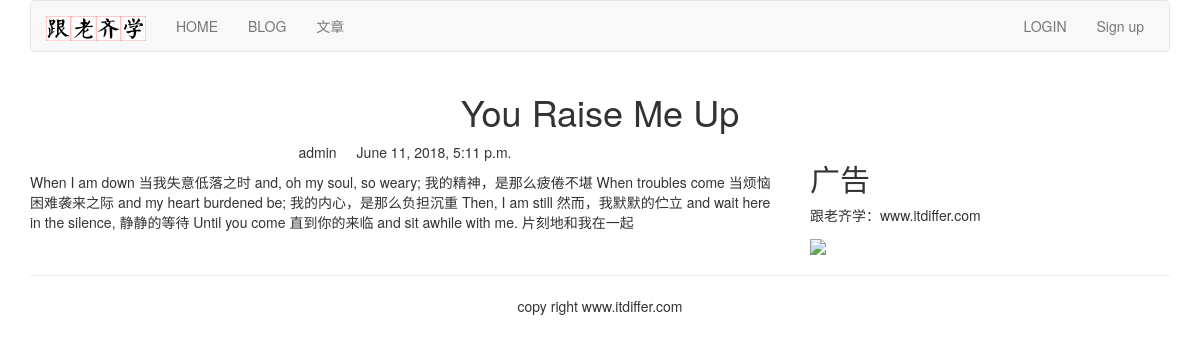
Page /blog/1/ on the committed database.
### blog/models.py (models this page shows, shortened)
class BlogArticles(models.Model):
    title = models.CharField(max_length=300)    #①
    author = models.ForeignKey(User, on_delete=models.CASCADE, related_name="blog_posts")    #②
    body = models.TextField()
    publish = models.DateTimeField(default=timezone.now)
    class Meta:    #③
        ordering = ("-publish",)

### blog/views.py (the view)
# urls.py: path('<int:article_id>/', views.blog_article, name='blog_article'),
def blog_article(request, article_id):    #①
    article = get_object_or_404(BlogArticles, id=article_id)
    pub = article.publish
    return render(request, "blog/content.html", {"article":article, "publish":pub })

### templates/blog/content.html (shortened to what this page needs)
{% extends "base.html" %}
{% block content %}
<div class="row text-center vertical-middle-sm">
    <h1>{{ article.title }}</h1>
</div>
<div class="row">
    <div class="col-xs-12 col-md-8">
        <p class="text-center"><span>{{ article.author.username }}</span><span style="margin-left:20px">{{ publish }}</span></p>
<div>{{ article.body }}</div>
</div>
    <div class="col-xs-6 col-md-4">
        <h2>广告</h2>
        <p>跟老齐学：www.itdiffer.com</p>
        <img width="200px" src="https://raw.githubusercontent.com/qiwsir/DjangoPracticeProject/master/python-book2.png">
    </div>
</div>
{% endblock %}

### rows in the picture
BlogArticles: title "You Raise Me Up", author.username "admin", publish "June 11, 2018, 5:11 p.m.", body "When I am down 当我失意低落之时 and, oh my soul, so weary; 我的精神，是那么疲倦不堪 When troubles come 当烦恼困难袭来之际 and my heart burdened be; 我的内心，是那么负担沉重 Then, I am still 然而，我默默的伫立 and wait here in the silence, 静静的等待 Until you come 直到你的来临 and sit awhile with me. 片刻地和我在一起"
